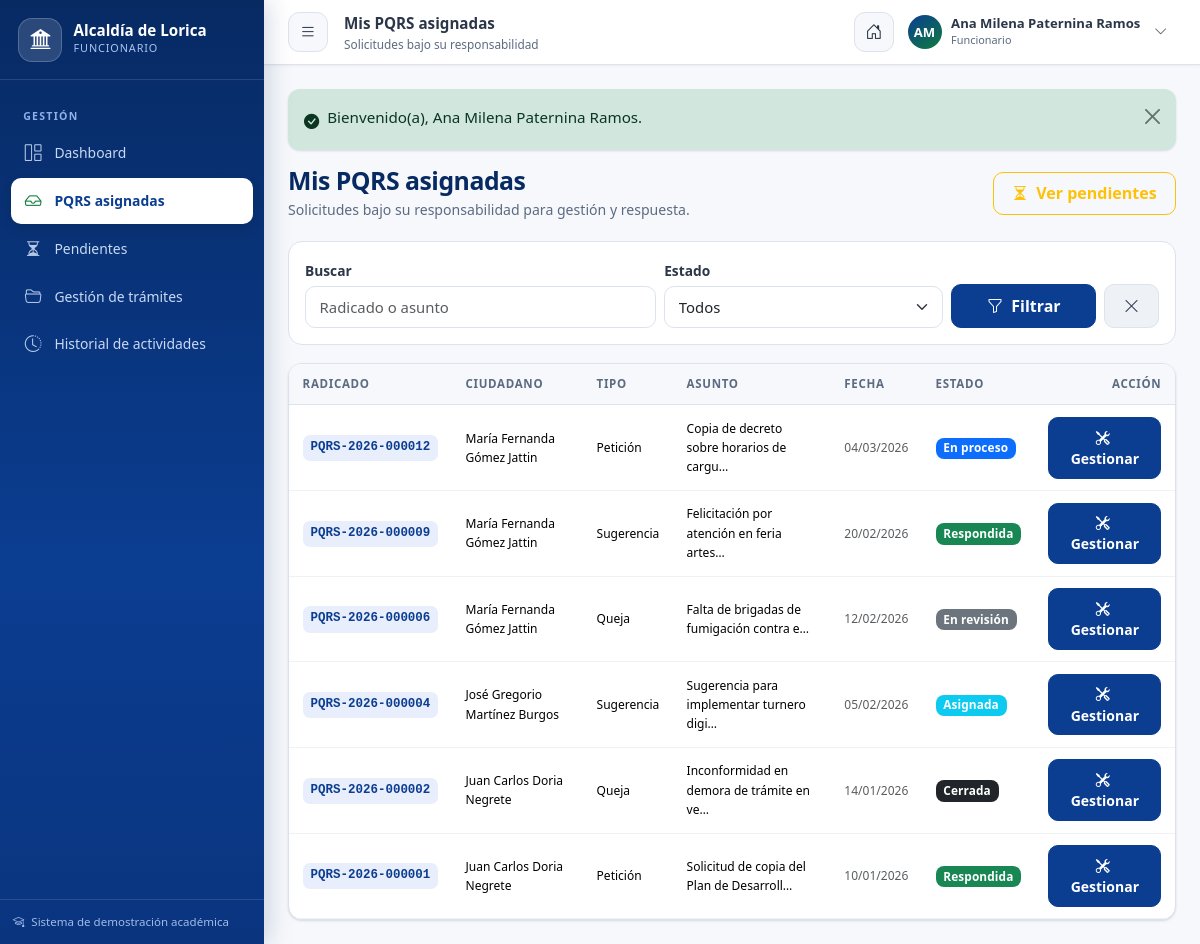
/alcaldia-lorica/funcionario/pqrs (signed in), run on the app's committed database.
### tables this page shows
CREATE TABLE `usuarios` (
    `id` INT AUTO_INCREMENT PRIMARY KEY,
    `rol_id` INT NOT NULL,
    `email` VARCHAR(150) NOT NULL UNIQUE,
    `password` VARCHAR(255) NOT NULL,
    `activo` TINYINT(1) DEFAULT 1,
    `ultimo_acceso` DATETIME NULL,
    `created_at` TIMESTAMP DEFAULT CURRENT_TIMESTAMP,
    `updated_at` TIMESTAMP DEFAULT CURRENT_TIMESTAMP ON UPDATE CURRENT_TIMESTAMP,
    CONSTRAINT `fk_usuarios_rol` FOREIGN KEY (`rol_id`) REFERENCES `roles` (`id`) ON UPDATE CASCADE
);

CREATE TABLE `roles` (
    `id` INT AUTO_INCREMENT PRIMARY KEY,
    `nombre` VARCHAR(50) NOT NULL UNIQUE,
    `descripcion` VARCHAR(255) NULL,
    `created_at` TIMESTAMP DEFAULT CURRENT_TIMESTAMP
);

CREATE TABLE `funcionarios` (
    `id` INT AUTO_INCREMENT PRIMARY KEY,
    `usuario_id` INT NOT NULL UNIQUE,
    `dependencia_id` INT NOT NULL,
    `cargo` VARCHAR(100) NOT NULL,
    `nombres` VARCHAR(100) NOT NULL,
    `apellidos` VARCHAR(100) NOT NULL,
    `telefono` VARCHAR(30) NULL,
    `created_at` TIMESTAMP DEFAULT CURRENT_TIMESTAMP,
    `updated_at` TIMESTAMP DEFAULT CURRENT_TIMESTAMP ON UPDATE CURRENT_TIMESTAMP,
    CONSTRAINT `fk_funcionarios_usuario` FOREIGN KEY (`usuario_id`) REFERENCES `usuarios` (`id`) ON DELETE CASCADE,
    CONSTRAINT `fk_funcionarios_dependencia` FOREIGN KEY (`dependencia_id`) REFERENCES `dependencias` (`id`)
);

CREATE TABLE `pqrs` (
    `id` INT AUTO_INCREMENT PRIMARY KEY,
    `radicado` VARCHAR(30) NOT NULL UNIQUE,
    `ciudadano_id` INT NOT NULL,
    `tipo_pqrs_id` INT NOT NULL,
    `estado_pqrs_id` INT NOT NULL,
    `funcionario_id` INT NULL,
    `dependencia_id` INT NULL,
    `asunto` VARCHAR(255) NOT NULL,
    `descripcion` TEXT NOT NULL,
    `medio_contacto` ENUM('correo', 'telefono', 'direccion') DEFAULT 'correo',
    `email_contacto` VARCHAR(150) NOT NULL,
    `telefono_contacto` VARCHAR(30) NULL,
    `fecha_radicacion` DATETIME NOT NULL,
    `fecha_vencimiento` DATE NULL,
    `fecha_cierre` DATETIME NULL,
    `created_at` TIMESTAMP DEFAULT CURRENT_TIMESTAMP,
    `updated_at` TIMESTAMP DEFAULT CURRENT_TIMESTAMP ON UPDATE CURRENT_TIMESTAMP,
    INDEX `idx_pqrs_radicado` (`radicado`),
    INDEX `idx_pqrs_ciudadano` (`ciudadano_id`),
    INDEX `idx_pqrs_estado` (`estado_pqrs_id`),
    INDEX `idx_pqrs_funcionario` (`funcionario_id`),
    INDEX `idx_pqrs_fecha` (`fecha_radicacion`),
    CONSTRAINT `fk_pqrs_ciudadano` FOREIGN KEY (`ciudadano_id`) REFERENCES `ciudadanos` (`id`),
    CONSTRAINT `fk_pqrs_tipo` FOREIGN KEY (`tipo_pqrs_id`) REFERENCES `tipos_pqrs` (`id`),
    CONSTRAINT `fk_pqrs_estado` FOREIGN KEY (`estado_pqrs_id`) REFERENCES `estados_pqrs` (`id`),
    CONSTRAINT `fk_pqrs_funcionario` FOREIGN KEY (`funcionario_id`) REFERENCES `funcionarios` (`id`) ON DELETE SET NULL,
    CONSTRAINT `fk_pqrs_dependencia` FOREIGN KEY (`dependencia_id`) REFERENCES `dependencias` (`id`) ON DELETE SET NULL
);

CREATE TABLE `ciudadanos` (
    `id` INT AUTO_INCREMENT PRIMARY KEY,
    `usuario_id` INT NOT NULL UNIQUE,
    `tipo_documento` ENUM('CC', 'TI', 'CE', 'PASAPORTE', 'NIT') DEFAULT 'CC',
    `numero_documento` VARCHAR(30) NOT NULL UNIQUE,
    `nombres` VARCHAR(100) NOT NULL,
    `apellidos` VARCHAR(100) NOT NULL,
    `telefono` VARCHAR(30) NULL,
    `direccion` VARCHAR(200) NULL,
    `barrio` VARCHAR(100) NULL,
    `created_at` TIMESTAMP DEFAULT CURRENT_TIMESTAMP,
    `updated_at` TIMESTAMP DEFAULT CURRENT_TIMESTAMP ON UPDATE CURRENT_TIMESTAMP,
    CONSTRAINT `fk_ciudadanos_usuario` FOREIGN KEY (`usuario_id`) REFERENCES `usuarios` (`id`) ON DELETE CASCADE
);

CREATE TABLE `tipos_pqrs` (
    `id` INT AUTO_INCREMENT PRIMARY KEY,
    `nombre` VARCHAR(50) NOT NULL UNIQUE,
    `descripcion` TEXT NULL,
    `dias_termino` INT DEFAULT 15,
    `activo` TINYINT(1) DEFAULT 1
);

CREATE TABLE `estados_pqrs` (
    `id` INT AUTO_INCREMENT PRIMARY KEY,
    `codigo` VARCHAR(30) NOT NULL UNIQUE,
    `nombre` VARCHAR(60) NOT NULL,
    `color_badge` VARCHAR(20) DEFAULT 'secondary',
    `descripcion` VARCHAR(255) NULL
);

### app/views/funcionario/pqrs_index.php (the view, shortened to what the rows shown need)
<div class="page-heading d-flex flex-wrap justify-content-between align-items-center gap-2">
    <div>
        <h1>Mis PQRS asignadas</h1>
        <p>Solicitudes bajo su responsabilidad para gestión y respuesta.</p>
    </div>
    <a href="<?= url('funcionario/pqrs/pendientes') ?>" class="btn btn-outline-warning"><i class="bi bi-hourglass-split me-1"></i> Ver pendientes</a>
</div>
<form class="filter-bar" method="get" action="<?= url('funcionario/pqrs') ?>">
    <div class="row g-2 align-items-end">
        <div class="col-md-5">
            <label class="form-label mb-1">Buscar</label>
            <input type="text" class="form-control" name="q" value="<?= e($filtros['q'] ?? '') ?>" placeholder="Radicado o asunto">
        </div>
        <div class="col-md-4">
            <label class="form-label mb-1">Estado</label>
            <select class="form-select" name="estado">
                <option value="">Todos</option>
            </select>
        </div>
        <div class="col-md-3 d-flex gap-2">
            <button class="btn btn-primary w-100"><i class="bi bi-funnel me-1"></i> Filtrar</button>
            <a href="<?= url('funcionario/pqrs') ?>" class="btn btn-soft"><i class="bi bi-x-lg"></i></a>
        </div>
    </div>
</form>
<div class="card">
    <div class="card-body p-0">
        <?php if (empty($pqrs)): ?>
            <div class="empty-state"><i class="bi bi-inbox"></i>No se encontraron solicitudes asignadas.</div>
        <?php else: ?>
            <div class="table-responsive">
                <table class="table align-middle">
                    <thead><tr><th>Radicado</th><th>Ciudadano</th><th>Tipo</th><th>Asunto</th><th>Fecha</th><th>Estado</th><th class="text-end">Acción</th></tr></thead>
                    <tbody>
                        <?php foreach ($pqrs as $p): ?>
                            <tr>
                                <td><span class="radicado-pill"><?= e($p['radicado']) ?></span></td>
                                <td class="small"><?= e(trim(($p['ciudadano_nombres'] ?? '') . ' ' . ($p['ciudadano_apellidos'] ?? ''))) ?></td>
                                <td class="small"><?= e($p['tipo_nombre']) ?></td>
                                <td class="small"><?= e(truncate($p['asunto'], 40)) ?></td>
                                <td class="small text-muted"><?= format_fecha($p['fecha_radicacion']) ?></td>
                                <td><span class="badge bg-<?= badge_estado($p['color_badge']) ?>"><?= e($p['estado_nombre']) ?></span></td>
                                <td class="text-end"><a href="<?= url('funcionario/pqrs/gestionar/' . (int)$p['id']) ?>" class="btn btn-sm btn-primary"><i class="bi bi-tools me-1"></i> Gestionar</a></td>
                            </tr>
                        <?php endforeach; ?>
                    </tbody>
                </table>
            </div>
        <?php endif; ?>
    </div>
</div>

### app/core/Router.php (shortened to what the rows shown need)
<?php
class Router {
    private array $routes = [];
    private string $basePath = '';
    public function __construct(string $basePath = '') {
        $this->basePath = rtrim($basePath, '/');
    }
    private function addRoute(string $method, string $path, array $handler, array $middleware): void {
        $path = '/' . trim($path, '/');
        $pattern = preg_replace('#\{([a-zA-Z_][a-zA-Z0-9_]*)\}#', '(?P<$1>[^/]+)', $path);
        $this->routes[] = [
            'method'     => $method,
            'path'       => $path,
            'pattern'    => '#^' . $pattern . '$#',
            'handler'    => $handler,
            'middleware' => $middleware,
        ];
    }
    public function dispatch(string $method, string $uri): void {
        $path = $this->extractPath($uri);
        foreach ($this->routes as $route) {
            if ($route['method'] !== $method) {
                continue;
            }
            if (preg_match($route['pattern'], $path, $matches)) {
                $params = array_filter($matches, 'is_string', ARRAY_FILTER_USE_KEY);
                foreach ($route['middleware'] as $mw) {
                    $result = Middleware::run($mw);
                }
                [$controllerClass, $action] = $route['handler'];
                $controller = new $controllerClass();
                call_user_func_array([$controller, $action], array_values($params));
                return;
            }
        }
    }
    private function extractPath(string $uri): string {
        $uri = parse_url($uri, PHP_URL_PATH) ?? '/';
        if ($this->basePath !== '' && str_starts_with($uri, $this->basePath)) {
            $uri = substr($uri, strlen($this->basePath));
        }
        $uri = '/' . trim($uri, '/');
        return $uri === '/' ? '/' : rtrim($uri, '/');
    }
}

### app/views/layouts/panel.php (shortened to what the rows shown need)
<?php
$app = config();
$rol = Auth::role();
$activeMenu = $activeMenu ?? '';
$nombreCompleto = Auth::name();
$iniciales = '';
$partes = preg_split('/\s+/', trim($nombreCompleto));
foreach (array_slice($partes, 0, 2) as $p) {
    if ($p !== '') $iniciales .= mb_strtoupper(mb_substr($p, 0, 1));
}
$iniciales = $iniciales ?: 'AL';
$menuRol = $menus[$rol] ?? [];
?>
<!DOCTYPE html>
<html lang="es">
<head>
    <link rel="stylesheet" href="<?= asset('bootstrap/css/bootstrap.min.css') ?>">
    <link rel="stylesheet" href="<?= asset('icons/bootstrap-icons.min.css') ?>">
    <link rel="stylesheet" href="<?= asset('css/app.css') ?>">
</head>
<body class="panel-body">
<aside class="panel-sidebar" id="panelSidebar">
    <div class="sidebar-brand">
        <div class="brand-shield"><i class="bi bi-bank2"></i></div>
        <div>
            <div class="sb-title">Alcaldía de Lorica</div>
            <div class="sb-sub"><?= e(role_label($rol)) ?></div>
        </div>
    </div>
    <div class="sidebar-scroll">
        <?php foreach ($menuRol as $grupo): ?>
            <div class="sidebar-label"><?= e($grupo['label']) ?></div>
            <ul class="sidebar-nav">
                <?php foreach ($grupo['items'] as $item): ?>
                    <li>
                        <a class="nav-link <?= $activeMenu === $item['key'] ? 'active' : '' ?>" href="<?= url($item['url']) ?>">
                            <i class="bi <?= e($item['icon']) ?>"></i>
                            <span><?= e($item['text']) ?></span>
                        </a>
                    </li>
                <?php endforeach; ?>
            </ul>
        <?php endforeach; ?>
    </div>
    <div class="sidebar-footer">
        <i class="bi bi-mortarboard me-1"></i> Sistema de demostración académica
    </div>
</aside>
<div class="panel-main">
    <header class="panel-topbar">
        <button class="icon-btn topbar-toggle" type="button" id="sidebarToggle" aria-label="Menú">
            <i class="bi bi-list"></i>
        </button>
        <div class="topbar-title">
            <?= e($pageTitle ?? ($title ?? 'Panel')) ?>
            <?php if (!empty($pageSubtitle)): ?><small><?= e($pageSubtitle) ?></small><?php endif; ?>
        </div>
        <div class="topbar-actions">
            <a href="<?= url('') ?>" class="icon-btn d-none d-sm-grid" title="Ir al portal público"><i class="bi bi-house-door"></i></a>
            <div class="dropdown">
                <button class="user-chip border-0" data-bs-toggle="dropdown" aria-expanded="false" type="button">
                    <span class="user-avatar"><?= e($iniciales) ?></span>
                    <span class="text-start">
                        <span class="u-name d-block"><?= e($nombreCompleto) ?></span>
                        <span class="u-role d-block"><?= e(role_label($rol)) ?></span>
                    </span>
                    <i class="bi bi-chevron-down small text-muted ms-1"></i>
                </button>
            </div>
        </div>
    </header>
    <div class="panel-content">
        <?php require __DIR__ . '/_flash.php'; ?>
        <?= $content ?>
    </div>
</div>
</body>
</html>

### data on the page
usuarios: rol.nombre "FUNCIONARIO", rol.nombre "Funcionario"
funcionarios: nombreCompleto "Ana Milena Paternina Ramos"
pqrs: radicado "PQRS-2026-000012", ciudadano.apellidos "María Fernanda Gómez Jattin", tipo_pqrs.nombre "Petición", asunto "Copia de decreto sobre horarios de cargu…", fecha_radicacion "04/03/2026", estado_pqrs.nombre "En proceso"
pqrs: radicado "PQRS-2026-000009", ciudadano.apellidos "María Fernanda Gómez Jattin", tipo_pqrs.nombre "Sugerencia", asunto "Felicitación por atención en feria artes…", fecha_radicacion "20/02/2026", estado_pqrs.nombre "Respondida"
pqrs: radicado "PQRS-2026-000006", ciudadano.apellidos "María Fernanda Gómez Jattin", tipo_pqrs.nombre "Queja", asunto "Falta de brigadas de fumigación contra e…", fecha_radicacion "12/02/2026", estado_pqrs.nombre "En revisión"
pqrs: radicado "PQRS-2026-000004", ciudadano.apellidos "José Gregorio Martínez Burgos", tipo_pqrs.nombre "Sugerencia", asunto "Sugerencia para implementar turnero digi…", fecha_radicacion "05/02/2026", estado_pqrs.nombre "Asignada"
pqrs: radicado "PQRS-2026-000002", ciudadano.apellidos "Juan Carlos Doria Negrete", tipo_pqrs.nombre "Queja", asunto "Inconformidad en demora de trámite en ve…", fecha_radicacion "14/01/2026", estado_pqrs.nombre "Cerrada"
pqrs: radicado "PQRS-2026-000001", ciudadano.apellidos "Juan Carlos Doria Negrete", tipo_pqrs.nombre "Petición", asunto "Solicitud de copia del Plan de Desarroll…", fecha_radicacion "10/01/2026", estado_pqrs.nombre "Respondida"

### other printed values
$grupo['label'] "GESTIÓN"
$item['text'] "Dashboard"
$item['text'] "PQRS asignadas"
$item['text'] "Pendientes"
$item['text'] "Gestión de trámites"
$item['text'] "Historial de actividades"
$iniciales "AM"
$__f['message'] "Bienvenido(a), Ana Milena Paternina Ramos."
